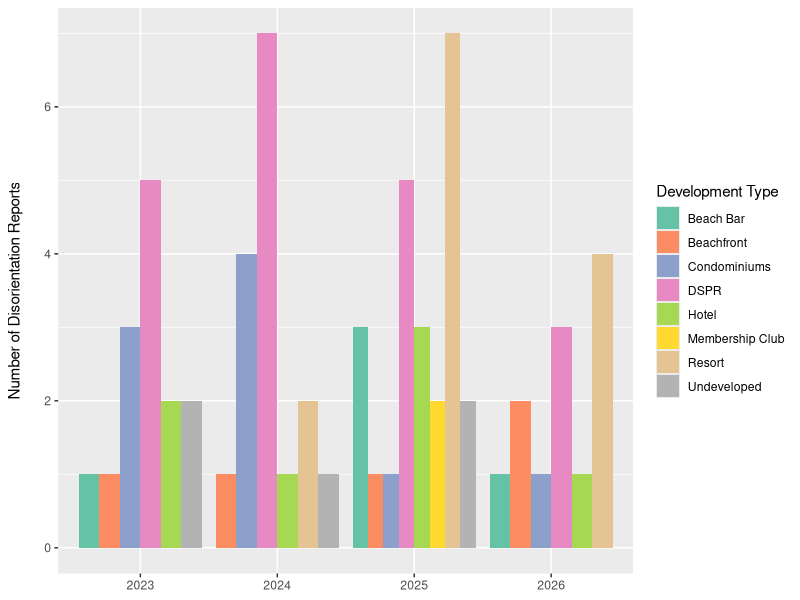
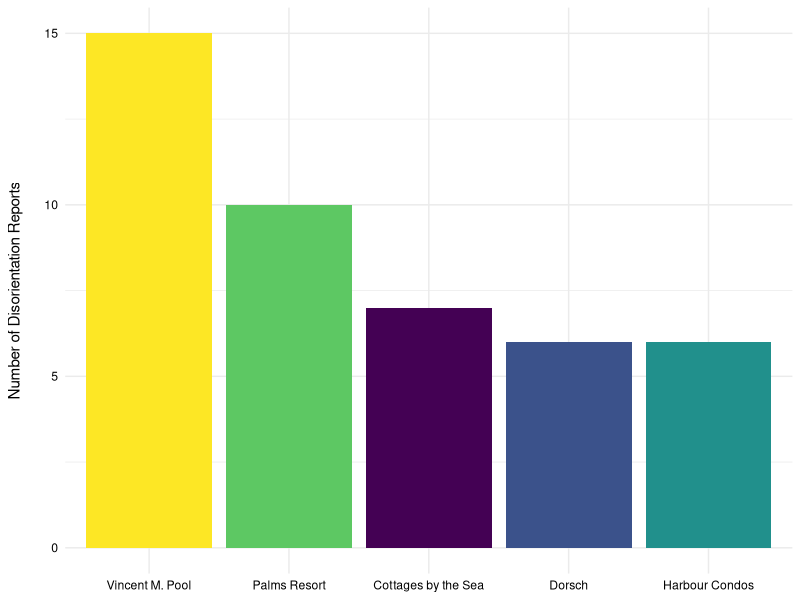
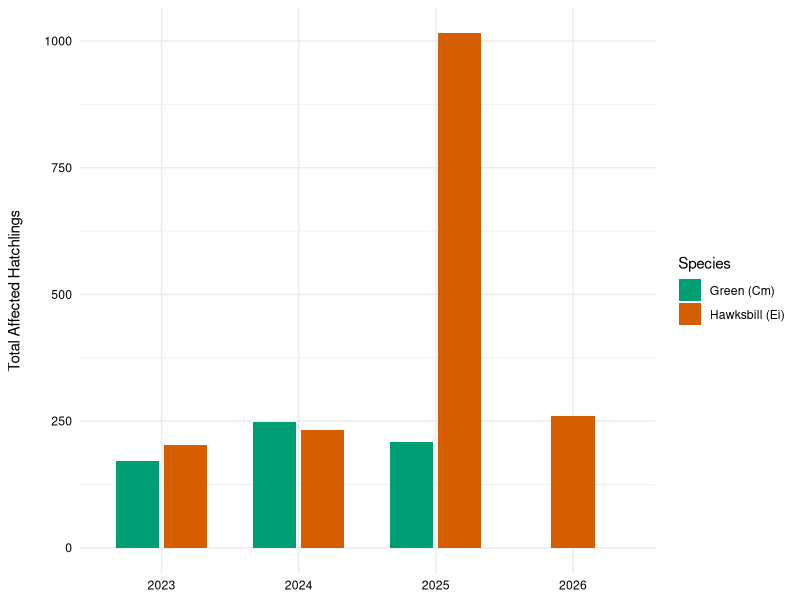
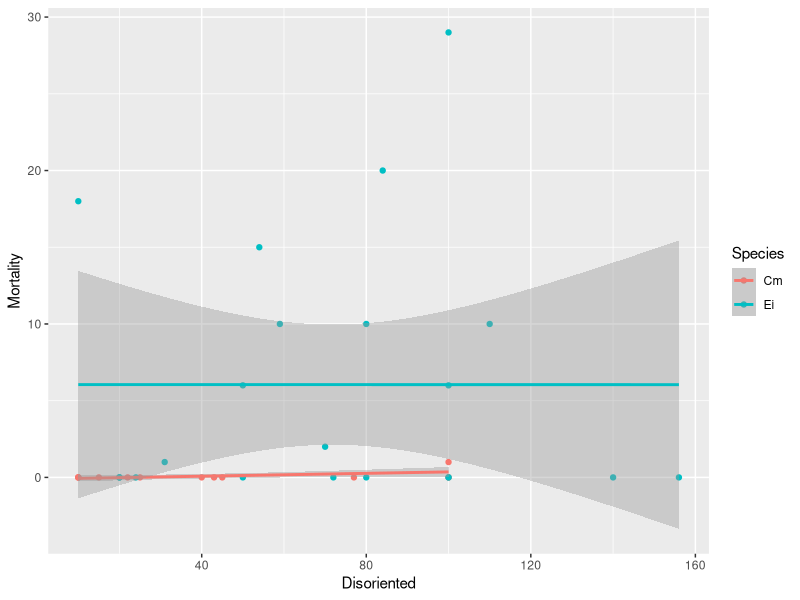
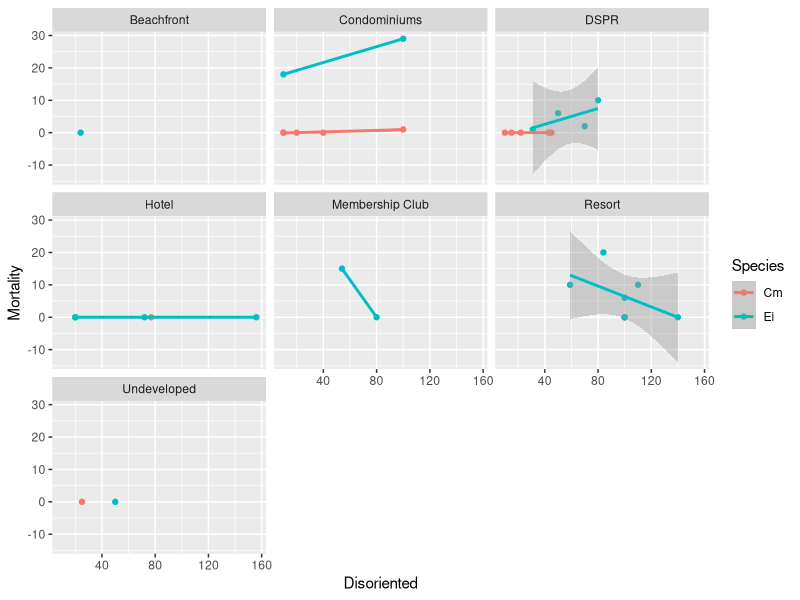
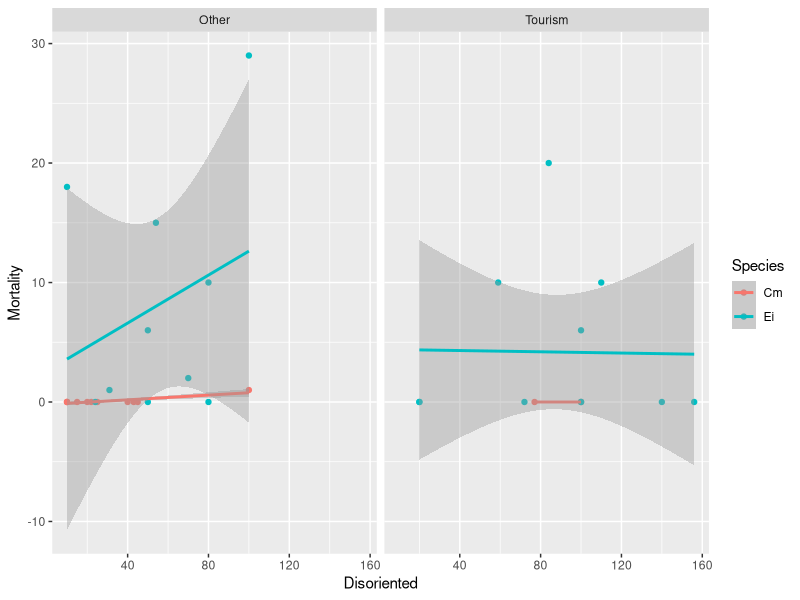
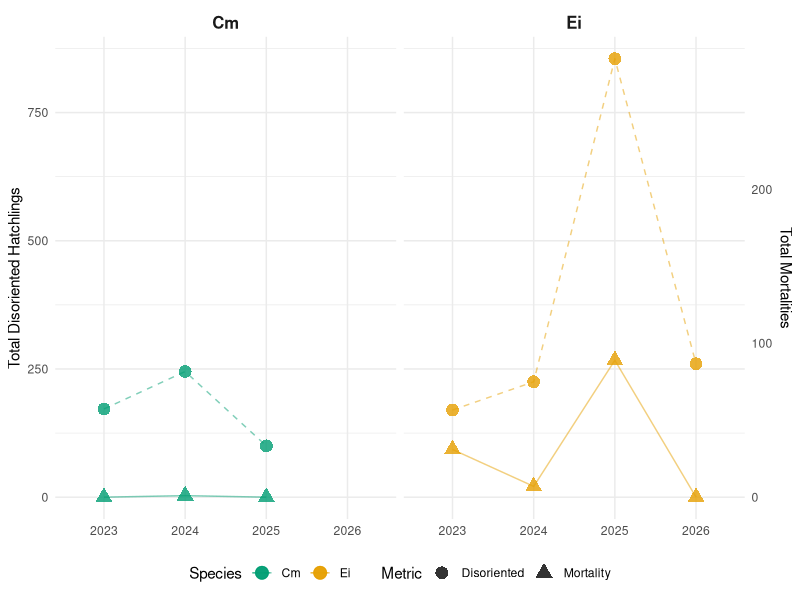

R code for these plots, in order:

# Load libraries
library(tidyverse)
library(ggplot2)
library(dplyr)
library(tidyr)


# Set working directory

setwd("C:\\Users\\romin\\Desktop\\My Thesis\\SQM CSVs\\STAR Disorientation Data")

# Create a data name

stx_disorient <- read.csv("STAR_Disorientation Data.csv")

# Organize Property Types Across Years

property_type <-stx_disorient%>%
  select(Year, Property.Type)%>%
  filter(Property.Type!="")

# Organize Locations Across Yeats

location_reports <-stx_disorient%>%
  select(Year, Location)%>%
  filter(Location!="")%>%
  drop_na()

### Bar chart tallies property types across years
# Charts shows that disorientations occur more at DSPR and Resorts

ggplot(property_type, aes(x = as.factor(Year), fill = Property.Type)) +
  geom_bar(position = "dodge") +
  scale_fill_brewer(palette = "Set2") + #colorblind-safe colors
  labs(
    title = NULL,
    x = NULL,
    y = "Number of Disorientation Reports",
    fill = "Development Type"
  ) +
  theme(axis.title.y = element_text(margin = margin(t = 0, r = 15, b = 0, l = 0)))
  theme_minimal()
  
  
### Top 5 Locations with the highest disorientation reports
### Out of the 5 Locations 4 of them are in the West-End
  
top_locations <- stx_disorient %>%
    mutate(Location = trimws(Location)) %>%
    filter(!is.na(Location), Location != "", Location != "N/A") %>%
    count(Location, sort = TRUE) %>%
    slice_max(n, n = 5)


ggplot(top_locations, aes(x = reorder(Location, -n), y = n, fill = Location)) +
  geom_col(show.legend = FALSE) +
  scale_fill_viridis_d(option = "D") + #color blind safe colors
  labs(
    title = NULL,
    x = NULL,
    y = "Number of Disorientation Reports"
  ) +
  theme_minimal() +
  theme(axis.title.y = element_text(margin = margin(t = 0, r = 15, b = 0, l = 0)),
    axis.text = element_text(color = "black"))


### Clean the data for the number of disoriented hatchlings 

sum_dm <- stx_disorient %>%
  select(Year, Species, Sum.DM) %>%
  filter(
    if_all(
      everything(),
      ~ !is.na(.) & 
        trimws(.) != "" & 
        !toupper(trimws(.)) %in% c("UNK", "N/A", "NA"))) %>%
  mutate(Sum.DM = as.numeric(Sum.DM)) # Converts Sum.DM from text to numbers


### Summarize total disorientations for Cm and Ei 
sum_dm_totals <- sum_dm %>%
  group_by(Year, Species) %>%
  summarise(Total_DM = sum(Sum.DM, na.rm = TRUE), .groups = "drop")

### Bar Chart
ggplot(sum_dm_totals, aes(x = factor(Year), y = Total_DM, fill = Species)) +
  geom_col(position = position_dodge2(width = 0.8, preserve = "single"), width = 0.7) +
  scale_fill_manual(
    values = c(
      "Cm" = "#009E73", # Colorblind-safe bluish green
      "Ei" = "#D55E00"  # Colorblind-safe orange
    ),
    labels = c("Cm" = "Green (Cm)", "Ei" = "Hawksbill (Ei)")) +
  labs(
    x = NULL,
    y = "Total Affected Hatchlings",
    fill = "Species") +
  theme_minimal() +
  theme(
    axis.title.y = element_text(margin = margin(t = 0, r = 15, b = 0, l = 0)),
    axis.title.x = element_text(margin = margin(t = 10, r = 0, b = 0, l = 0)),
    axis.text = element_text(color = "black"))


# Mortality Across Years for Hawksbill and Green Turtle Hatchlings

mortality_years <- stx_disorient %>%
  select(Year, Species, Mortality, Disoriented) %>%
  drop_na(Year, Species, Mortality, Disoriented) %>%
  filter(Year != "", Species != "", Mortality != "", Disoriented != "")

# Cleans up the NA's and UNKs in the rows. 

mortality_clean <- stx_disorient %>%
  select(Year, Species, Mortality, Disoriented, Property.Type, Incident.Documented) %>%
  drop_na(Year, Species, Mortality, Disoriented, Property.Type,  Incident.Documented) %>%
  filter(
    Year != "", Species != "", Mortality != "", Disoriented != "",
    if_all(c(Year, Species, Mortality, Disoriented), ~ !.x %in% c("UNK", "N/A")))%>%
  mutate(Mortality=as.numeric(Mortality), Disoriented=as.numeric(Disoriented),Species=as.factor(Species),Prop=case_when(Property.Type%in% c("Hotel", "Resort")~"Tourism",TRUE~"Other"))


# Line of best fit

ggplot(mortality_clean,aes(x=Disoriented, y=Mortality, color=Species))+
  geom_point()+
  geom_smooth(method = "lm")

# Facet Wrap

ggplot(mortality_clean,aes(x=Disoriented, y=Mortality, color=Species))+
  geom_point()+
  geom_smooth(method = "lm")+
  facet_wrap(~Property.Type)

#New Variable
ggplot(mortality_clean,aes(x=Disoriented, y=Mortality, color=Species))+
  geom_point()+
  geom_smooth(method = "lm")+
  facet_wrap(~Prop)


### Summarize total counts per year and species
dual_axis_data <- mortality_clean %>%
  mutate(
    Mortality = as.numeric(Mortality),
    Disoriented = as.numeric(Disoriented)) %>%
  group_by(Year, Species) %>%
  summarise(
    Total_Mortality = sum(Mortality, na.rm = TRUE),
    Total_Disoriented = sum(Disoriented, na.rm = TRUE),
    .groups = "drop")

# Define our scale multiplier factor
scale_factor <- 3

# Dual Y axis
ggplot(dual_axis_data, aes(x = as.factor(Year), group = Species, color = Species)) +
  geom_point(aes(y = Total_Disoriented, shape = "Disoriented"), size = 4, alpha = 0.8) +
  geom_line(aes(y = Total_Disoriented), linetype = "dashed", alpha = 0.5) +
  geom_point(aes(y = Total_Mortality * scale_factor, shape = "Mortality"), size = 4, alpha = 0.8) +
  geom_line(aes(y = Total_Mortality * scale_factor), linetype = "solid", alpha = 0.5) +
  facet_wrap(~ Species) +
  scale_y_continuous(
    name = "Total Disoriented Hatchlings",
    sec.axis = sec_axis(~ . / scale_factor, name = "Total Mortalities")) +
  scale_color_manual(values = c("Cm" = "#009E73", "Ei" = "#E69F00")) +
  labs(
    title = NULL,
    x = NULL,
    shape = "Metric") +
  theme_minimal() +
  theme(
    strip.text = element_text(face = "bold", size = 12),
    legend.position = "bottom")
